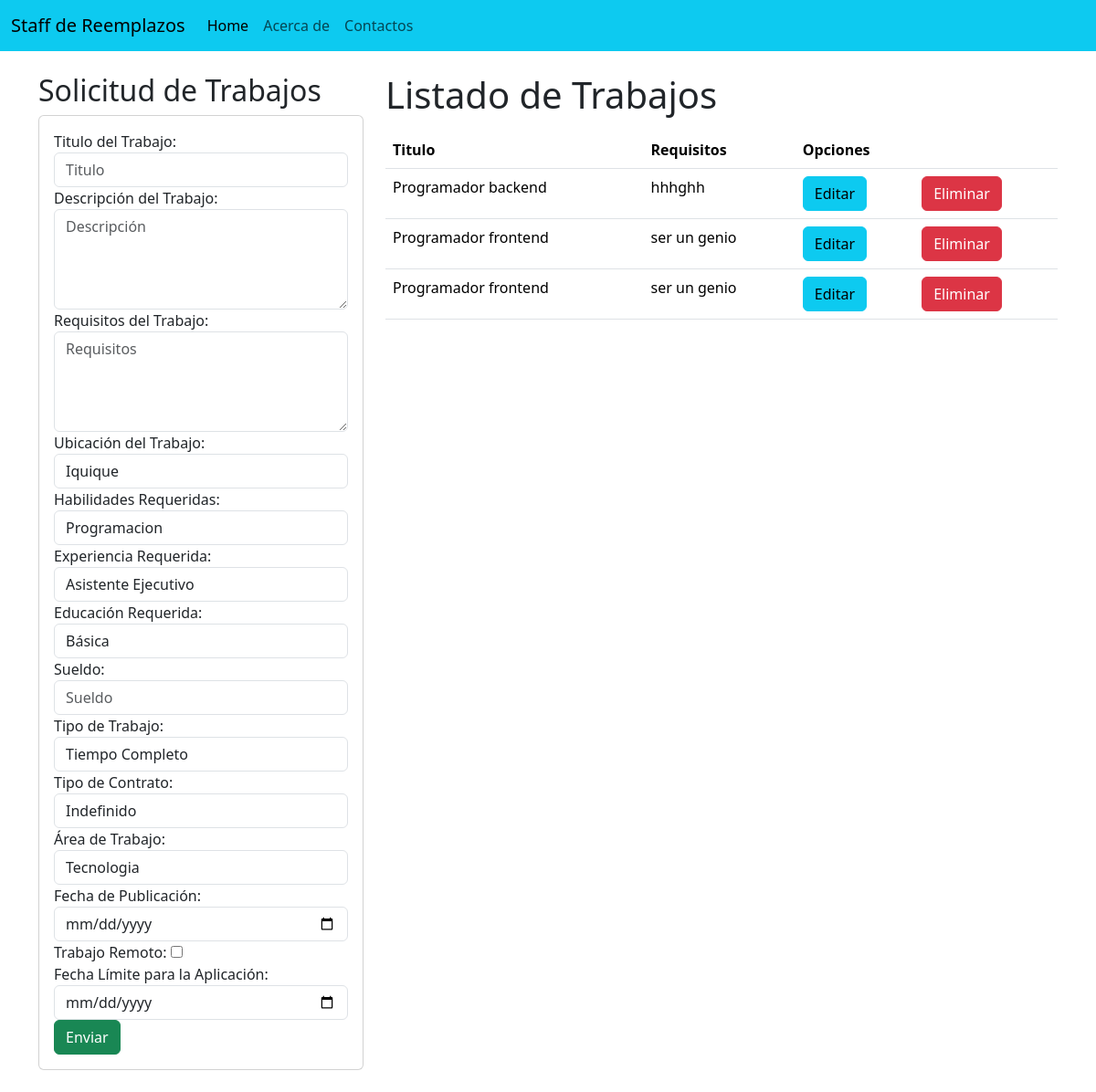
The app's page /vista_admin/solicitudes/, older data.
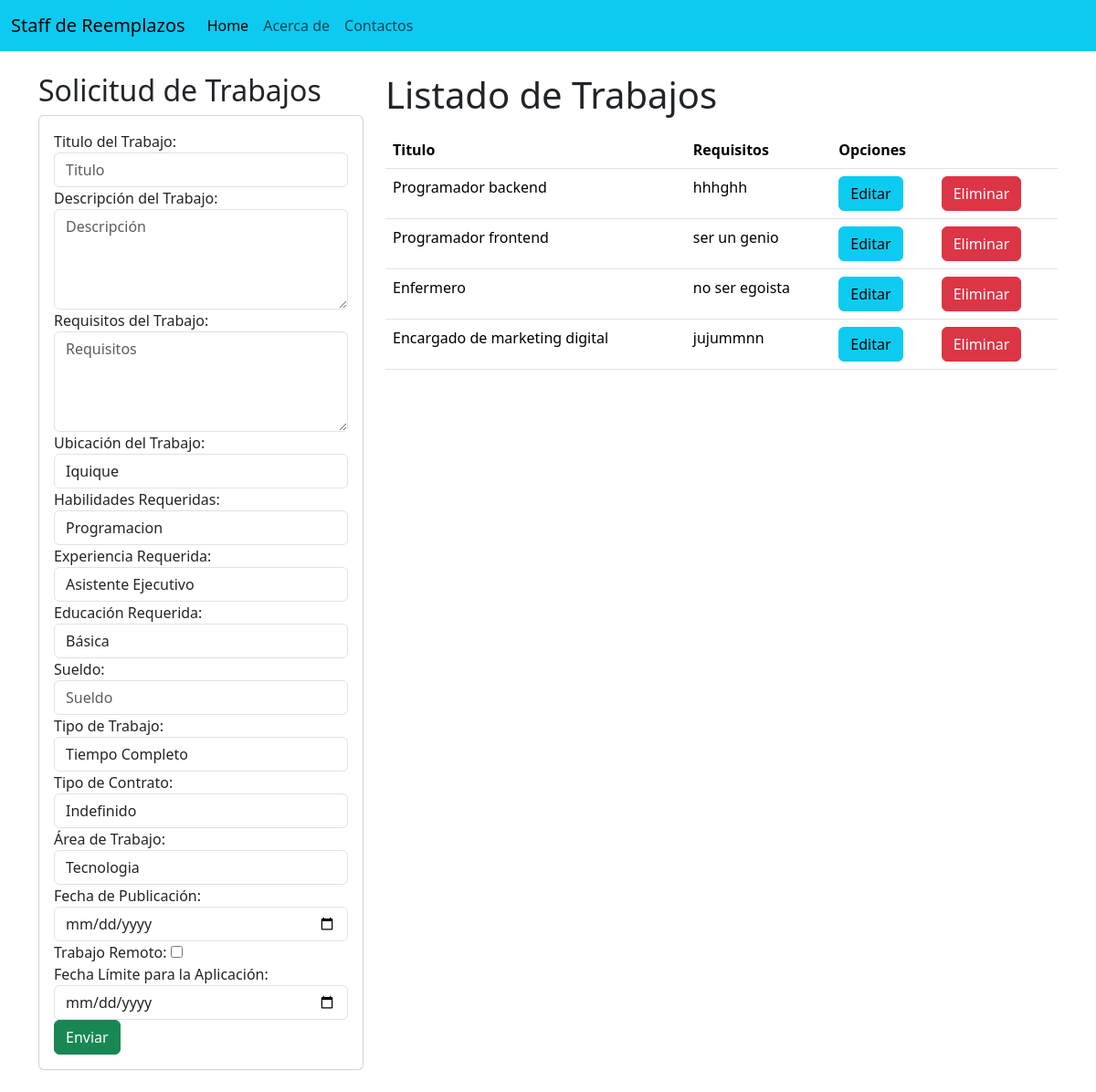
The same page, newer data.
### Aplicaciones/GC/models.py (models this page shows, shortened)
class SolicitudDeReemplazo(models.Model):
    titulo = models.CharField(max_length=100)
    descripcion = models.TextField()
    requisitos = models.TextField()
    ubicacion = models.CharField(max_length=50, choices=[("iquique", "iquique"), ("alto_hospicio", "alto_hospicio")])
    sueldo = models.DecimalField(max_digits=10, decimal_places=2)
    tipo_de_trabajo = models.CharField(max_length=50, choices=[("Tiempo completo", "Tiempo completo"), ("Medio tiempo", "Medio tiempo"), ("Freelance", "Freelance"), ("Reemplazo", "Reemplazo")])
    tipo_de_contrato = models.CharField(max_length=50, choices=[("Indefinido", "Indefinido"), ("Temporal", "Temporal")])
    area_de_trabajo = models.CharField(max_length=50, choices=[("Tecnología", "Tecnología"), ("Salud", "Salud"), ("Finanzas", "Finanzas"), ("Educación", "Educación"), ("Marketing", "Marketing"), ("Ventas", "Ventas"), ("Recursos Humanos", "Recursos Humanos"), ("Ingeniería", "Ingeniería"), ("Arte y Diseño", "Arte y Diseño"), ("Legal", "Legal"), ("Medio Ambiente", "Medio Ambiente"), ("Investigación", "Investigación"), ("Servicios Sociales", "Servicios Sociales"), ("Otros", "Otros")])
    fecha_de_publicacion = models.DateField(auto_now_add=True)
    trabajo_remoto = models.BooleanField()
    fecha_limite = models.DateField()
    habilidades_requeridas = models.CharField(max_length=50, choices=[("programacion", "programacion"), ("liderazgo", "liderazgo")], default="programacion")
    experiencia_requerida = models.CharField(max_length=50, choices=[("asistente_ejecutivo", "asistente_ejecutivo"), ("coordinador_proyecto", "coordinador_proyecto"), ("gerente_de_seguridad", "gerente_de_seguridad"), ("desarrollador_backend", "desarrollador_backend"), ("desarrollador_frontend", "desarrollador_frontend"), ("desarrollador_full_stack", "desarrollador_full_stack"), ("especialista_en_recursos_humanos", "especialista_en_recursos_humanos"), ("especialista_en_ventas", "especialista_en_ventas"), ("especialista_en_soporte Técnico", "especialista_en_soporte Técnico"), ("especialista_en_logística", "especialista_en_logística"), ("analista_financiero", "analista_financiero")], default="asistente_ejecutivo")
    educacion_requerida = models.CharField(max_length=50, choices=[("basica", "basica"), ("Media", "Media"), ("Superior", "Superior")], default="basica")
    abierto = models.BooleanField(default=True)
    cve = models.ManyToManyField('Cv', related_name='solicitudes')

### Aplicaciones/GC/views.py (the view)
# urls.py: path('vista_admin/solicitudes/', views.form, name='solicitudes'),
def form(request):
    trabajosListados = SolicitudDeReemplazo.objects.all()
    return render(request, "gestionReemplazos.html", {"reemplazos": trabajosListados})

### Aplicaciones/GC/templates/gestionReemplazos.html (shortened to what the changed rows need)
{% extends "./base.html" %}
{% block body %}
<div class="row">
    <div class="col-sm-12 col-md-6 col-lg-4 col-xl-4">
        <h2>Solicitud de Trabajos</h2>
    </div>
    <div class="col-sm-12 col-md-6 col-lg-8 col-xl-8">
        <h1>Listado de Trabajos</h1>
        <div class="table-responsive py-2">
            <table class="table table_striped">
                <thead>
                    <tr>
                        <th>Titulo</th>
                        <th>Requisitos</th>
                        <th colspan="2">Opciones</th>
                    </tr>
                </thead>
                <tbody>
                    {% for r in reemplazos %}
                    <tr>
                        <td>{{r.titulo}}</td>
                        <td>{{r.requisitos}}</td>
                        <td><a href="edicionTrabajo/{{r.id}}" class="btn btn-info">Editar</a></td>
                        <td><a href="eliminacionTrabajo/{{r.id}}" class="btn btn-danger">Eliminar</a></td>
                    </tr>
                    {% endfor %}
                </tbody>
            </table>
        </div>
    </div>
</div>
{% endblock %}

Row changes from the older to the newer data that the page shows:
removed SolicitudDeReemplazo: titulo "Programador frontend", requisitos "ser un genio"
added SolicitudDeReemplazo: titulo "Enfermero", requisitos "no ser egoista"
added SolicitudDeReemplazo: titulo "Encargado de marketing digital", requisitos "jujummnn"
